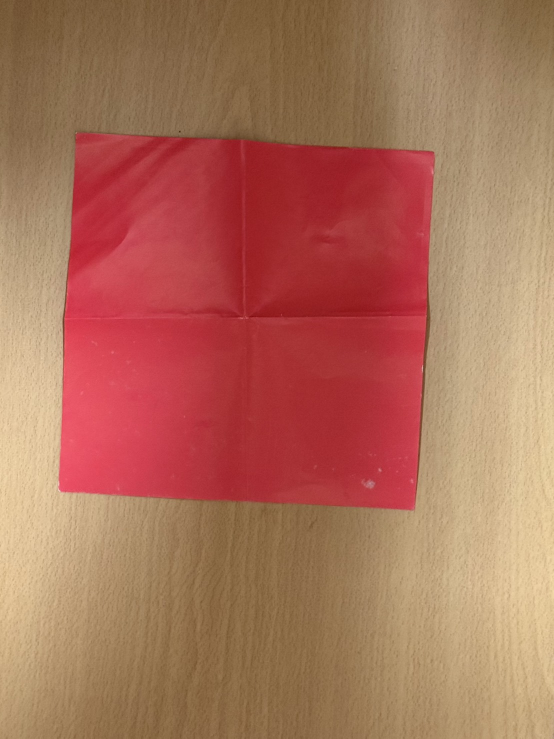
#> input picture fold_paper_1/img/4.jpg, 1108 x 1477 px, found by its file name (shown at 1/2 size)
$ python PaperDetector_edge.py
#> lines starting #> are read from the running program, lines starting #| are printed output that depends on the picture; after the words box and inside, x2 and y2 are one past the last pixel; in counts of white or black regions, pixels touching at a corner belong together
import cv2
import numpy as np
from pathlib import Path


class PaperDetector_edges:
    def __init__(self, image_path):
        self.image_path = image_path
        self.original = None
        self.result = None
        self.contour = None
        self.paper_region = None

    def detect_paper_by_color(self):
        image = cv2.imread(self.image_path)
#> image is the input picture: shape (1477, 1108, 3); mean B, G, R 89.7, 111.9, 171.4
        if image is None:
            print("無法讀取圖像檔案")
            return None

        def save_edges(edges_img):
            name = Path(self.image_path).stem
            out_dir = Path(__file__).resolve().parent / "edges"
            out_dir.mkdir(parents=True, exist_ok=True)
            out_path = out_dir / f"{name}_edges_paper.jpg"
            cv2.imwrite(str(out_path), edges_img, [cv2.IMWRITE_JPEG_QUALITY, 100])
            rel = Path("ch4-t2") / "edges" / f"{name}_edges_paper.jpg"
            rel_path = str(rel).replace("/", "\\")
            print(f"結果已儲存為 '{rel_path}'")
            return rel_path

        def filter_components(binary_img, min_pixels=120, max_components=8):
            num_labels, labels, stats, _ = cv2.connectedComponentsWithStats(
                binary_img, connectivity=8
            )
            filtered = np.zeros_like(binary_img)
            h, w = binary_img.shape
            kept = []
            for idx in range(1, num_labels):
                x, y, cw, ch, area = stats[idx]
                if area < min_pixels:
                    continue
                touches_border = (
                    x <= 1 or y <= 1 or (x + cw) >= (w - 1) or (y + ch) >= (h - 1)
                )
                if touches_border:
                    continue

                kept.append((int(area), idx))

            kept.sort(reverse=True, key=lambda x: x[0])
            for _, label_idx in kept[:max_components]:
                filtered[labels == label_idx] = 255

            return filtered

        hsv = cv2.cvtColor(image, cv2.COLOR_BGR2HSV)
#> hsv: shape (1477, 1108, 3); mean H, S, V 62.8, 126.4, 171.4

        # 1) 先抓白紙，建立 ROI，避免背景紋理進來
        white_mask = cv2.inRange(hsv, np.array([0, 0, 155]), np.array([180, 70, 255]))
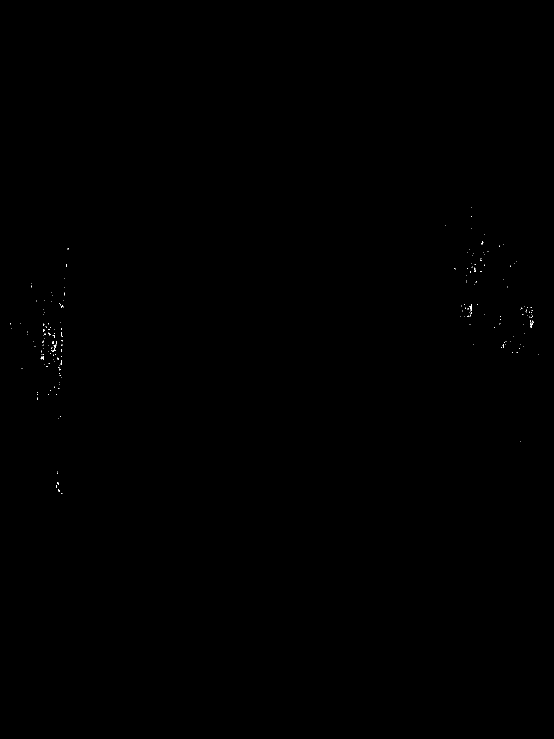
#> white_mask: shape (1477, 1108) (shown at 1/2 size); 0.04% white in thin lines or dots, all inside (x1, y1, x2, y2) = (20, 415, 1078, 988)
        kernel5 = np.ones((5, 5), np.uint8)
        white_mask = cv2.morphologyEx(
            white_mask, cv2.MORPH_CLOSE, kernel5, iterations=2
        )
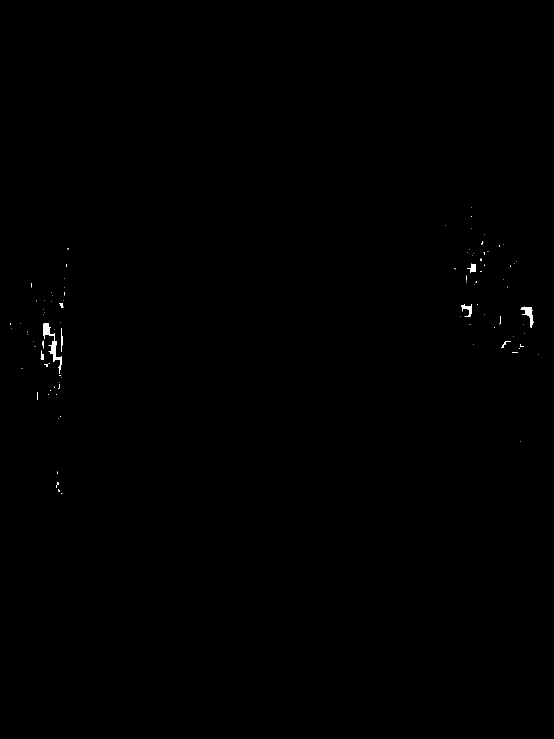
#> white_mask: shape (1477, 1108) (shown at 1/2 size); 0.14% white; 93 white regions (82 under 20 px), largest, box (x1, y1, x2, y2) and area: (86, 646, 124, 748) 833, (1041, 613, 1067, 656) 409, (922, 608, 944, 634) 223
        white_mask = cv2.morphologyEx(white_mask, cv2.MORPH_OPEN, kernel5, iterations=1)
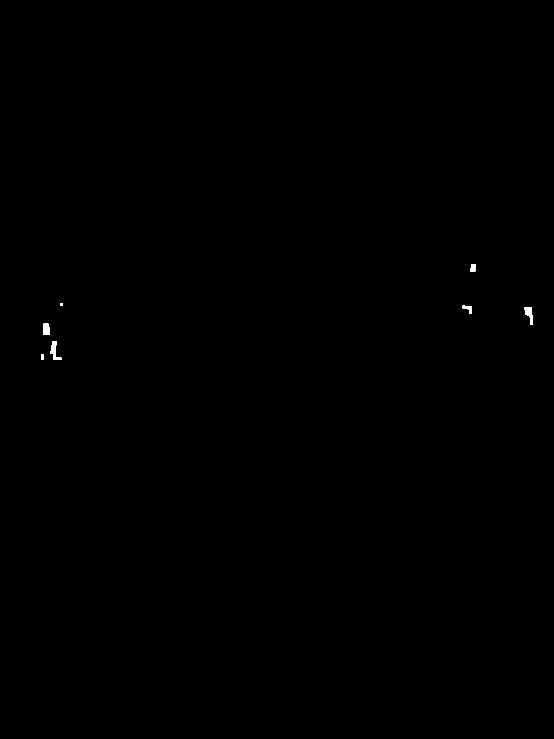
#> white_mask: shape (1477, 1108) (shown at 1/2 size); 0.09% white; 7 white regions

        roi_mask = np.ones(white_mask.shape, dtype=np.uint8) * 255
        white_contours, _ = cv2.findContours(
            white_mask, cv2.RETR_EXTERNAL, cv2.CHAIN_APPROX_SIMPLE
        )
#> white_contours = 7 contours; box (x1, y1, x2, y2) and area: (100, 682, 123, 720) 324, (1048, 614, 1066, 650) 308, (86, 647, 99, 670) 248, (925, 611, 944, 628) 138, (940, 528, 951, 544) 126, (82, 708, 88, 719) 50, (120, 606, 126, 611) 20
        if white_contours:
            paper_contour = max(white_contours, key=cv2.contourArea)
#> paper_contour = contour of 21 points, box (x1, y1, x2, y2) (100, 682, 123, 720), area 324
            if cv2.contourArea(paper_contour) > 8000:
                paper_mask = np.zeros_like(white_mask)
                cv2.drawContours(paper_mask, [paper_contour], -1, 255, thickness=-1)
                roi_mask = cv2.dilate(
                    paper_mask, np.ones((41, 41), np.uint8), iterations=1
                )

        # 2) 任意顏色紙：用飽和度通道抓輪廓
        sat_blurred = cv2.GaussianBlur(hsv[:, :, 1], (9, 9), 0)
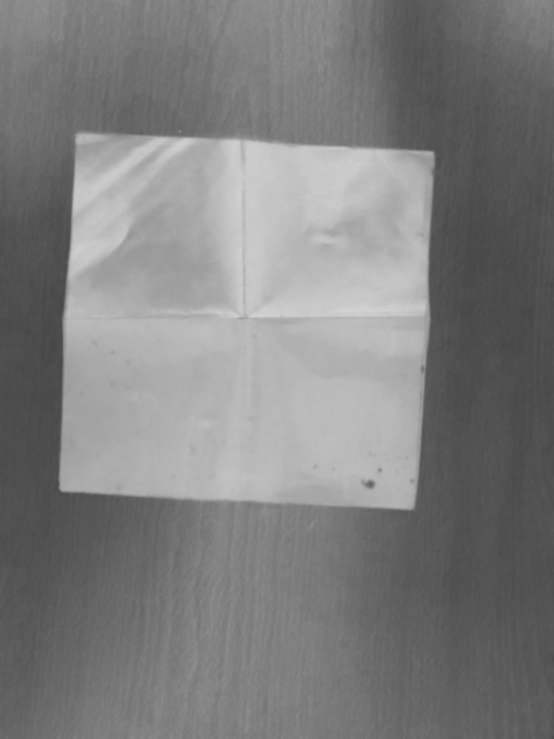
#> sat_blurred: shape (1477, 1108) (shown at 1/2 size); min 70, max 213, mean 126.4
        edges = cv2.Canny(sat_blurred, 30, 120)
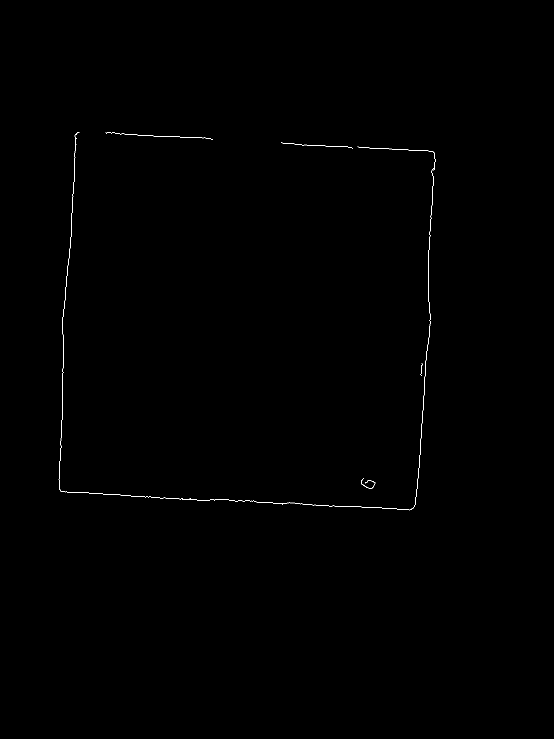
#> edges: shape (1477, 1108) (shown at 1/2 size); 0.17% white in thin lines or dots, all inside (x1, y1, x2, y2) = (117, 265, 871, 1021)
        kernel = np.ones((3, 3), np.uint8)
        edges = cv2.morphologyEx(edges, cv2.MORPH_CLOSE, kernel, iterations=2)
        edges = cv2.bitwise_and(edges, roi_mask)
        edges = filter_components(edges, min_pixels=180, max_components=6)
#> in filter_components, `num_labels, labels, stats, _ = cv2.connectedComponentsWithStats( binar..`: labels: shape (1477, 1108) int32; 6 distinct labels, from 0 to 5
#> in filter_components, `num_labels, labels, stats, _ = cv2.connectedComponentsWithStats( binar..`: num_labels = 6; stats = [[0, 0, 1108, 1477, 1633459], [117, 265, 754, 756, 2520], [211, 265, 215, 15, 233], [562, 285, 144, 12, 162], [841, 726, 4, 26, 33], [722, 956, 29, 21, 109]]
#> the loop in filter_components, `for idx in range(1, num_labels):` made 5 passes
#> after the loop in filter_components, `for idx in range(1, num_labels):`: kept = [(2520, 1), (233, 2)]
#> the loop in filter_components, `for _, label_idx in kept[:max_components]:` made 2 passes
#> label_idx on passes 1 to 2: 1, 2
        edges = cv2.dilate(edges, kernel, iterations=1)
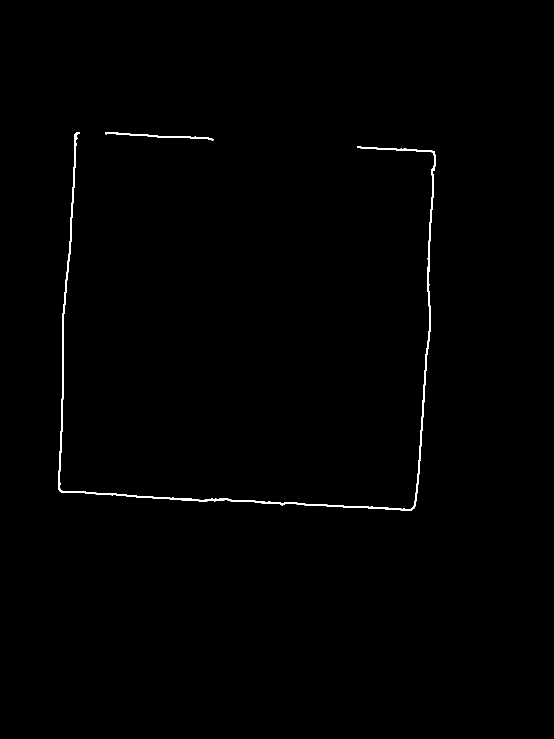
#> edges: shape (1477, 1108) (shown at 1/2 size); 0.5% white; 2 white regions
        edges = filter_components(edges, min_pixels=260, max_components=4)
#> in filter_components (call 2), `num_labels, labels, stats, _ = cv2.connectedComponentsWithStats( binar..`: labels: shape (1477, 1108) int32; 3 distinct labels, from 0 to 2
#> the loop in filter_components (call 2), `for idx in range(1, num_labels):` made 2 passes
#> (x, y, cw, ch, area, touches_border) on passes 1 to 2: (116, 264, 756, 758, 7506, False), (210, 264, 217, 17, 707, False)
#> the loop in filter_components (call 2), `for _, label_idx in kept[:max_components]:` made 2 passes

        contours, _ = cv2.findContours(edges, cv2.RETR_LIST, cv2.CHAIN_APPROX_SIMPLE)
#> contours = 2 contours; box (x1, y1, x2, y2) and area: (116, 264, 872, 1022) 5206, (210, 264, 427, 281) 488
        contours = [cnt for cnt in contours if cv2.contourArea(cnt) > 300]

        # 備援：若飽和度邊緣抓不到，再回到一般灰階邊緣
        if not contours:
            gray = cv2.cvtColor(image, cv2.COLOR_BGR2GRAY)
            blurred = cv2.GaussianBlur(gray, (9, 9), 0)
            edges = cv2.Canny(blurred, 45, 140)
            edges = cv2.morphologyEx(edges, cv2.MORPH_CLOSE, kernel, iterations=2)
            edges = cv2.bitwise_and(edges, roi_mask)
            edges = filter_components(edges, min_pixels=220, max_components=6)
            edges = cv2.morphologyEx(edges, cv2.MORPH_DILATE, kernel, iterations=1)
            edges = filter_components(edges, min_pixels=300, max_components=4)
            contours, _ = cv2.findContours(
                edges, cv2.RETR_LIST, cv2.CHAIN_APPROX_SIMPLE
            )
            contours = [cnt for cnt in contours if cv2.contourArea(cnt) > 300]

        self.original = image
        self.result = image.copy()
        self.contour = max(contours, key=cv2.contourArea) if contours else None
#> self.contour = contour of 763 points, box (x1, y1, x2, y2) (116, 264, 872, 1022), area 5206

        return save_edges(edges)


if __name__ == "__main__":
    image_path = r"img\4.jpg"
    detector = PaperDetector_edges(image_path)
    detector.detect_paper_by_color()

$ run again, with fold_paper_1/img/5.jpg copied over fold_paper_1/img/4.jpg
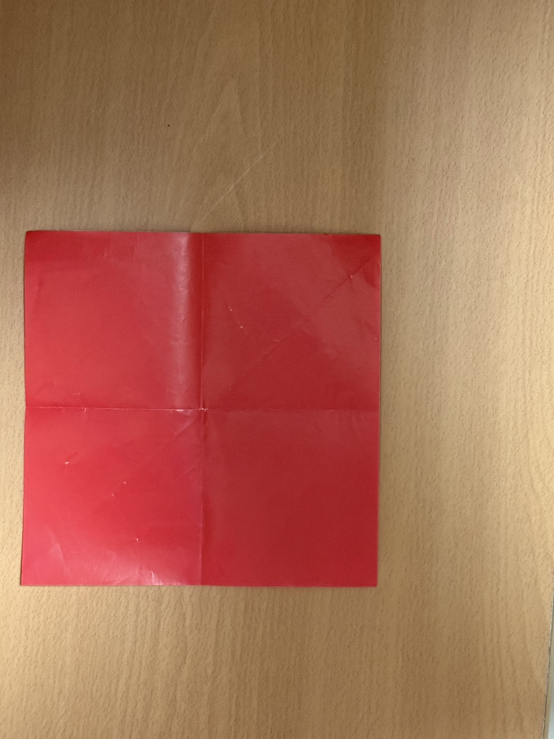
#> input picture fold_paper_1/img/5.jpg, 1108 x 1477 px, found by its file name (shown at 1/2 size)
#> in detect_paper_by_color, image is the input picture: shape (1477, 1108, 3); mean B, G, R 86, 110, 170.2
#> hsv: shape (1477, 1108, 3); mean H, S, V 48.5, 129, 170.2
#> in detect_paper_by_color, `white_mask = cv2.inRange(hsv, np.array([0, 0, 155]), np.array([180, 70..`:
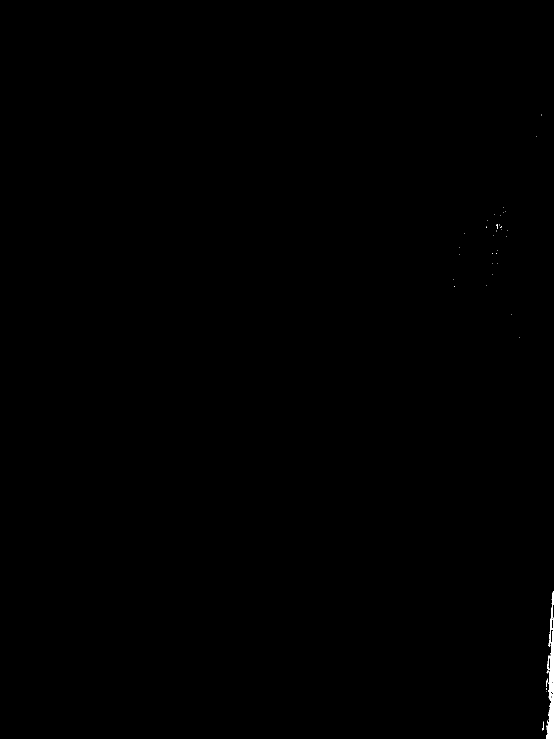
#> white_mask: shape (1477, 1108) (shown at 1/2 size); 0.15% white; 43 white regions (37 under 20 px), largest, box (x1, y1, x2, y2) and area: (1092, 1235, 1108, 1477) 1868, (1097, 1182, 1108, 1293) 314, (1095, 1311, 1099, 1340) 56, (1085, 1443, 1088, 1461) 27, (1092, 1357, 1096, 1373) 26, (992, 448, 996, 458) 23
#> white_contours = 2 contours; box (x1, y1, x2, y2) and area: (1085, 1185, 1108, 1477) 2712, (994, 449, 1004, 458) 56
#> paper_contour = contour of 73 points, box (x1, y1, x2, y2) (1085, 1185, 1108, 1477), area 2712
#> labels: shape (1477, 1108) int32; 8 distinct labels, from 0 to 7
#> num_labels = 8; stats = [[0, 0, 1108, 1477, 1633587], [39, 460, 430, 713, 1449], [612, 461, 47, 7, 53], [679, 466, 85, 317, 429], [396, 803, 21, 20, 115], [348, 818, 24, 6, 104], [130, 923, 8, 5, 34], [349, 927, 412, 248, 745]]
#> the loop in filter_components, `for idx in range(1, num_labels):` made 7 passes
#> after the loop in filter_components, `for idx in range(1, num_labels):`: kept = [(1449, 1), (429, 3), (745, 7)]
#> the loop in filter_components, `for _, label_idx in kept[:max_components]:` made 3 passes
#> label_idx on passes 1 to 3: 1, 7, 3
#> in detect_paper_by_color, `edges = cv2.dilate(edges, kernel, iterations=1)`:
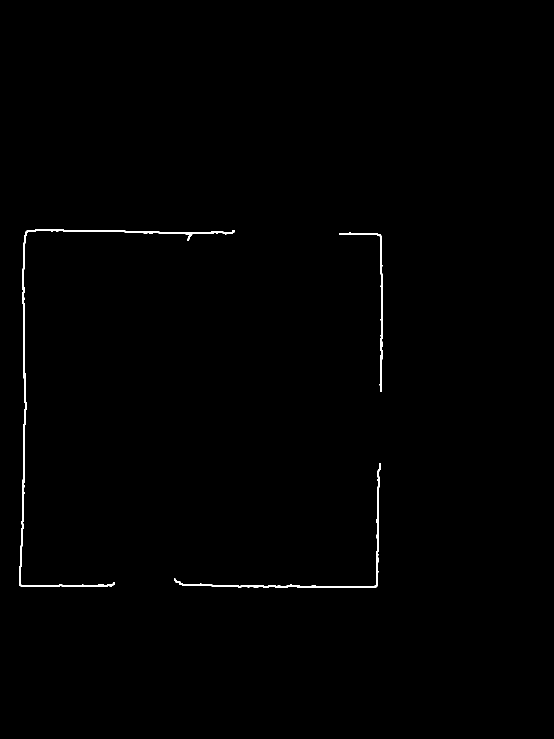
#> edges: shape (1477, 1108) (shown at 1/2 size); 0.47% white; 3 white regions
#> labels: shape (1477, 1108) int32; 4 distinct labels, from 0 to 3
#> the loop in filter_components (call 2), `for idx in range(1, num_labels):` made 3 passes
#> (x, y, cw, ch, area) on passes 1 to 3: (38, 459, 432, 715, 4265), (678, 465, 87, 319, 1265), (348, 926, 414, 250, 2181)
#> the loop in filter_components (call 2), `for _, label_idx in kept[:max_components]:` made 3 passes
#> label_idx on passes 1 to 3: 1, 3, 2
#> contours = 3 contours; box (x1, y1, x2, y2) and area: (38, 459, 470, 1174) 2938, (348, 926, 762, 1176) 1524, (678, 465, 765, 784) 868
#> self.contour = contour of 299 points, box (x1, y1, x2, y2) (38, 459, 470, 1174), area 2938
